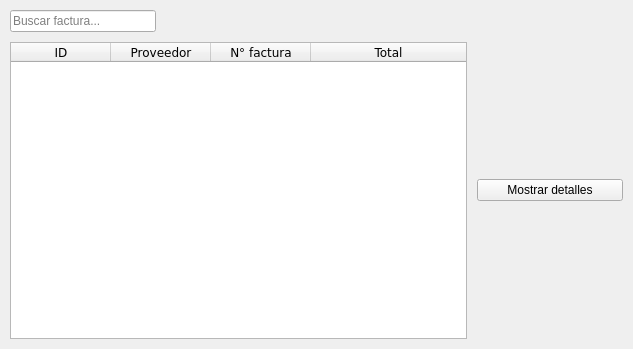
<?xml version="1.0" encoding="UTF-8"?>
<ui version="4.0">
 <class>buscar_facturas</class>
 <widget class="QMainWindow" name="buscar_facturas">
  <property name="geometry">
   <rect>
    <x>0</x>
    <y>0</y>
    <width>633</width>
    <height>349</height>
   </rect>
  </property>
  <property name="windowTitle">
   <string>Busqueda de facturas</string>
  </property>
  <widget class="QWidget" name="centralwidget">
   <layout class="QGridLayout" name="gridLayout">
    <property name="leftMargin">
     <number>10</number>
    </property>
    <property name="topMargin">
     <number>10</number>
    </property>
    <property name="rightMargin">
     <number>10</number>
    </property>
    <property name="bottomMargin">
     <number>10</number>
    </property>
    <property name="spacing">
     <number>10</number>
    </property>
    <item row="0" column="2">
     <spacer name="horizontalSpacer_2">
      <property name="orientation">
       <enum>Qt::Horizontal</enum>
      </property>
      <property name="sizeHint" stdset="0">
       <size>
        <width>40</width>
        <height>20</height>
       </size>
      </property>
     </spacer>
    </item>
    <item row="0" column="0">
     <widget class="QLineEdit" name="busqueda_factura">
      <property name="placeholderText">
       <string>Buscar factura...</string>
      </property>
     </widget>
    </item>
    <item row="0" column="1">
     <spacer name="horizontalSpacer">
      <property name="orientation">
       <enum>Qt::Horizontal</enum>
      </property>
      <property name="sizeHint" stdset="0">
       <size>
        <width>40</width>
        <height>20</height>
       </size>
      </property>
     </spacer>
    </item>
    <item row="0" column="3">
     <spacer name="horizontalSpacer_3">
      <property name="orientation">
       <enum>Qt::Horizontal</enum>
      </property>
      <property name="sizeHint" stdset="0">
       <size>
        <width>40</width>
        <height>20</height>
       </size>
      </property>
     </spacer>
    </item>
    <item row="1" column="3">
     <widget class="QPushButton" name="mostrar">
      <property name="text">
       <string>Mostrar detalles</string>
      </property>
     </widget>
    </item>
    <item row="1" column="0" colspan="3">
     <widget class="QTableWidget" name="tabla_busqueda_facturas">
      <property name="font">
       <font>
        <family>Verdana</family>
       </font>
      </property>
      <property name="editTriggers">
       <set>QAbstractItemView::NoEditTriggers</set>
      </property>
      <property name="tabKeyNavigation">
       <bool>true</bool>
      </property>
      <property name="showDropIndicator" stdset="0">
       <bool>true</bool>
      </property>
      <property name="dragEnabled">
       <bool>true</bool>
      </property>
      <property name="dragDropOverwriteMode">
       <bool>true</bool>
      </property>
      <property name="selectionBehavior">
       <enum>QAbstractItemView::SelectRows</enum>
      </property>
      <property name="sortingEnabled">
       <bool>false</bool>
      </property>
      <attribute name="horizontalHeaderStretchLastSection">
       <bool>true</bool>
      </attribute>
      <attribute name="verticalHeaderVisible">
       <bool>false</bool>
      </attribute>
      <attribute name="verticalHeaderHighlightSections">
       <bool>false</bool>
      </attribute>
      <column>
       <property name="text">
        <string>ID</string>
       </property>
      </column>
      <column>
       <property name="text">
        <string>Proveedor</string>
       </property>
      </column>
      <column>
       <property name="text">
        <string>N° factura</string>
       </property>
      </column>
      <column>
       <property name="text">
        <string>Total</string>
       </property>
      </column>
     </widget>
    </item>
   </layout>
  </widget>
 </widget>
 <resources/>
 <connections/>
</ui>
